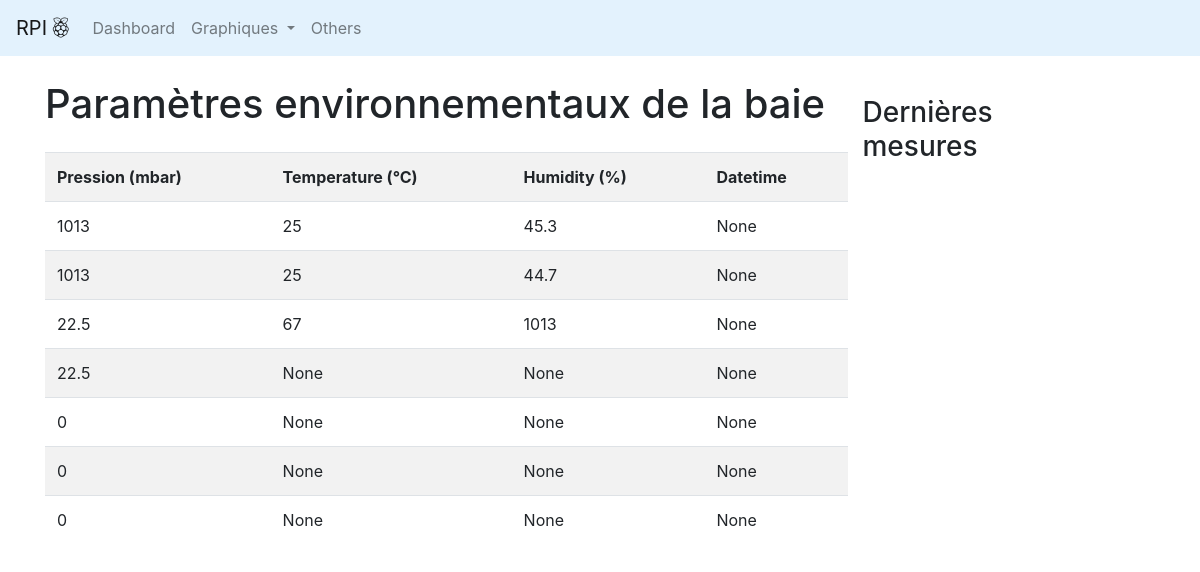
The page / on the database its author committed.
### tables this page shows
CREATE TABLE data_poseidon(ID INTEGER PRIMARY KEY AUTOINCREMENT, Pression INTEGER, Humidity INTEGER, Temperature INTEGER, Timestamp varchar);

### interfaceInfo.py (the view)
@app.route('/')
def index():
    datas = get_data_full()
    return render_template("index.html", datas=datas)

### interfaceInfo.py (called while the page is built)
def connect_db():
    connection = sqlite3.connect(DATABASE)
    return connection

@app.before_request
def before_request():
    g.db = connect_db()

def query_db(query, args=(), one=False):
    cur = g.db.execute(query, args)
    rv = [dict((cur.description[idx][0], value)
               for idx, value in enumerate(row)) for row in cur.fetchall()]
    return (rv[0] if rv else None) if one else rv

def get_data_full():
    connection = connect_db()
    c = connection.cursor()
    datas = query_db("select * from data_poseidon ORDER BY id DESC")
    str(datas)
    return datas

### templates/index.html (shortened to what this page needs)
{% extends "layout.html" %}
{% block content %}
<div class="container">
	<div class="container mt-4">
		<div class="row">
			<div class="row col-md-9">
				<h1 style="text-align:center;" class="mb-4">Paramètres environnementaux de la baie</h1>
				<table id="datas" class="table table-striped">
					<tr>
						<th>Pression (mbar)</th>
						<th>Temperature (°C)</th>
						<th>Humidity (%)</th>
						<th>Datetime</th>
					</tr>
					{% set tableSize = datas|length %}
					{% for i in range(0, tableSize) %}
					<tr>
						<td> {{ datas[i]['Pression'] }}
						<td> {{ datas[i]['Temperature'] }}
						<td> {{ datas[i]['Humidity'] }}
						</td>
						<td> {{ datas[i]['Timestamp'] }}</td>
					</tr>
					{%endfor%}
				</table>
			</div>
			<div class="col-md-3 mt-3">
				<h3 class="mb-5">Dernières mesures</h3>
			</div>
		</div>
	</div>
</div>
</body>
{% endblock %}

### templates/layout.html (shortened to what this page needs)
<!doctype html>
<html lang="fr">
<head>
    {% block head %}
    <link rel="stylesheet" href="https://stackpath.bootstrapcdn.com/bootstrap/4.4.1/css/bootstrap.min.css">
    <link rel="stylesheet" href="https://use.fontawesome.com/releases/v5.8.1/css/all.css">
    {% endblock %}
</head>
<body>
<nav class="navbar navbar-expand-lg navbar-light" style="background-color: #e3f2fd;">
    <a class="navbar-brand" href="/"> RPI <i class="fab fa-raspberry-pi"></i> </a>
    <div class="collapse navbar-collapse" id="navbarSupportedContent">
        <ul class="navbar-nav mr-auto">
            <li class="nav-item">
                <a class="nav-link" href="/">Dashboard</a>
            </li>
            <li class="nav-item">
                 <li class="nav-item dropdown">
                    <a class="nav-link dropdown-toggle" href="#" id="navbarDropdown" role="button" data-toggle="dropdown" aria-haspopup="true" aria-expanded="false" style="background-color:#e3f2fd;">
                      Graphiques
                    </a>
                  </li>
            </li>
            <li class="nav-item">
                <a class="nav-link" href="/">Others</a>
            </li>
        </ul>
    </div>
</nav>
{% block content %}
{% endblock %}
</body>
</html>

### rows shown on the page
data_poseidon: Pression "1013", Temperature "25", Humidity "45.3"
data_poseidon: Pression "1013", Temperature "25", Humidity "44.7"
data_poseidon: Pression "22.5", Temperature "67", Humidity "1013"
data_poseidon: Pression "22.5"

### other values the page prints
{{ datas[i]['Timestamp'] }} "None" "None" "None" "None" "None" "None" "None"
{{ datas[i]['Temperature'] }} "None" "None" "None" "None"
{{ datas[i]['Humidity'] }} "None" "None" "None" "None"
{{ datas[i]['Pression'] }} "0" "0" "0"
